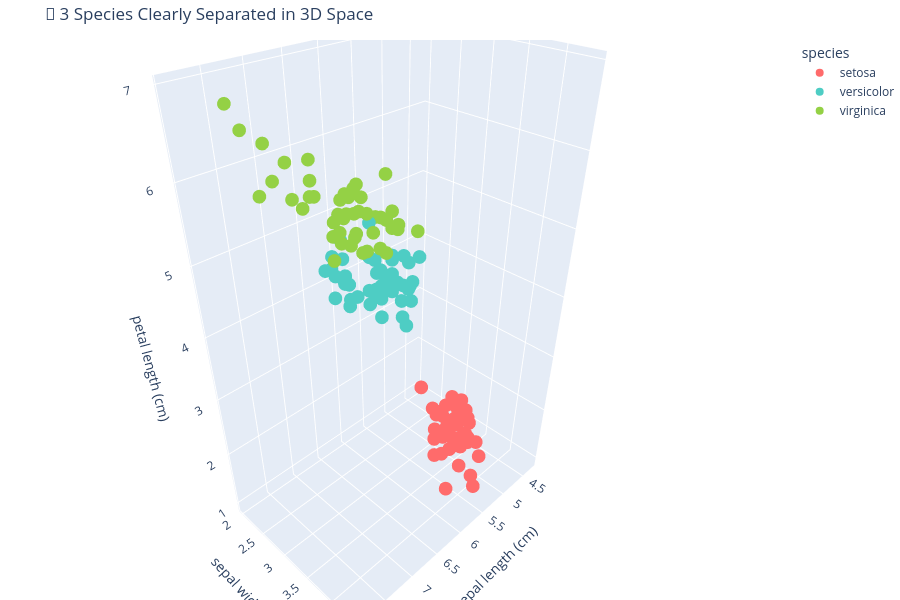

Notebook cell for this chart:
### Markdown cell above
### 1- 3D Scatter:

### Code cell
iris = load_iris()
df = pd.DataFrame(iris.data, columns=iris.feature_names)
df['species'] = [iris.target_names[i] for i in iris.target]

fig = px.scatter_3d(
    df, x='sepal length (cm)', y='sepal width (cm)', z='petal length (cm)',
    color='species', title='🌸 3 Species Clearly Separated in 3D Space',
    color_discrete_map={'setosa': '#FF6B6B', 'versicolor': '#4ECDC4', 'virginica': "#94D145"}
)
fig.update_layout(height=600, width=900, margin=dict(l=0, r=0, b=0, t=40))
fig.show()

### Figure 1 — Plotly figure (JSON) as saved in the notebook; plotly's stock layout.template omitted (floating-point values rounded to 4 significant figures)
{"data": [{"hovertemplate": "species=setosa<br>sepal length (cm)=%{x}<br>sepal width (cm)=%{y}<br>petal length (cm)=%{z}<extra></extra>", "legendgroup": "setosa", "marker": {"color": "#FF6B6B", "symbol": "circle"}, "mode": "markers", "name": "setosa", "scene": "scene", "showlegend": true, "type": "scatter3d", "x": [5.1, 4.9, 4.7, 4.6, 5.0, 5.4, 4.6, 5.0, 4.4, 4.9, 5.4, 4.8, 4.8, 4.3, 5.8, 5.7, 5.4, 5.1, 5.7, 5.1, 5.4, 5.1, 4.6, 5.1, 4.8, 5.0, 5.0, 5.2, 5.2, 4.7, 4.8, 5.4, 5.2, 5.5, 4.9, 5.0, 5.5, 4.9, 4.4, 5.1, 5.0, 4.5, 4.4, 5.0, 5.1, 4.8, 5.1, 4.6, 5.3, 5.0], "y": [3.5, 3.0, 3.2, 3.1, 3.6, 3.9, 3.4, 3.4, 2.9, 3.1, 3.7, 3.4, 3.0, 3.0, 4.0, 4.4, 3.9, 3.5, 3.8, 3.8, 3.4, 3.7, 3.6, 3.3, 3.4, 3.0, 3.4, 3.5, 3.4, 3.2, 3.1, 3.4, 4.1, 4.2, 3.1, 3.2, 3.5, 3.6, 3.0, 3.4, 3.5, 2.3, 3.2, 3.5, 3.8, 3.0, 3.8, 3.2, 3.7, 3.3], "z": [1.4, 1.4, 1.3, 1.5, 1.4, 1.7, 1.4, 1.5, 1.4, 1.5, 1.5, 1.6, 1.4, 1.1, 1.2, 1.5, 1.3, 1.4, 1.7, 1.5, 1.7, 1.5, 1.0, 1.7, 1.9, 1.6, 1.6, 1.5, 1.4, 1.6, 1.6, 1.5, 1.5, 1.4, 1.5, 1.2, 1.3, 1.4, 1.3, 1.5, 1.3, 1.3, 1.3, 1.6, 1.9, 1.4, 1.6, 1.4, 1.5, 1.4]}, {"hovertemplate": "species=versicolor<br>sepal length (cm)=%{x}<br>sepal width (cm)=%{y}<br>petal length (cm)=%{z}<extra></extra>", "legendgroup": "versicolor", "marker": {"color": "#4ECDC4", "symbol": "circle"}, "mode": "markers", "name": "versicolor", "scene": "scene", "showlegend": true, "type": "scatter3d", "x": [7.0, 6.4, 6.9, 5.5, 6.5, 5.7, 6.3, 4.9, 6.6, 5.2, 5.0, 5.9, 6.0, 6.1, 5.6, 6.7, 5.6, 5.8, 6.2, 5.6, 5.9, 6.1, 6.3, 6.1, 6.4, 6.6, 6.8, 6.7, 6.0, 5.7, 5.5, 5.5, 5.8, 6.0, 5.4, 6.0, 6.7, 6.3, 5.6, 5.5, 5.5, 6.1, 5.8, 5.0, 5.6, 5.7, 5.7, 6.2, 5.1, 5.7], "y": [3.2, 3.2, 3.1, 2.3, 2.8, 2.8, 3.3, 2.4, 2.9, 2.7, 2.0, 3.0, 2.2, 2.9, 2.9, 3.1, 3.0, 2.7, 2.2, 2.5, 3.2, 2.8, 2.5, 2.8, 2.9, 3.0, 2.8, 3.0, 2.9, 2.6, 2.4, 2.4, 2.7, 2.7, 3.0, 3.4, 3.1, 2.3, 3.0, 2.5, 2.6, 3.0, 2.6, 2.3, 2.7, 3.0, 2.9, 2.9, 2.5, 2.8], "z": [4.7, 4.5, 4.9, 4.0, 4.6, 4.5, 4.7, 3.3, 4.6, 3.9, 3.5, 4.2, 4.0, 4.7, 3.6, 4.4, 4.5, 4.1, 4.5, 3.9, 4.8, 4.0, 4.9, 4.7, 4.3, 4.4, 4.8, 5.0, 4.5, 3.5, 3.8, 3.7, 3.9, 5.1, 4.5, 4.5, 4.7, 4.4, 4.1, 4.0, 4.4, 4.6, 4.0, 3.3, 4.2, 4.2, 4.2, 4.3, 3.0, 4.1]}, {"hovertemplate": "species=virginica<br>sepal length (cm)=%{x}<br>sepal width (cm)=%{y}<br>petal length (cm)=%{z}<extra></extra>", "legendgroup": "virginica", "marker": {"color": "#94D145", "symbol": "circle"}, "mode": "markers", "name": "virginica", "scene": "scene", "showlegend": true, "type": "scatter3d", "x": [6.3, 5.8, 7.1, 6.3, 6.5, 7.6, 4.9, 7.3, 6.7, 7.2, 6.5, 6.4, 6.8, 5.7, 5.8, 6.4, 6.5, 7.7, 7.7, 6.0, 6.9, 5.6, 7.7, 6.3, 6.7, 7.2, 6.2, 6.1, 6.4, 7.2, 7.4, 7.9, 6.4, 6.3, 6.1, 7.7, 6.3, 6.4, 6.0, 6.9, 6.7, 6.9, 5.8, 6.8, 6.7, 6.7, 6.3, 6.5, 6.2, 5.9], "y": [3.3, 2.7, 3.0, 2.9, 3.0, 3.0, 2.5, 2.9, 2.5, 3.6, 3.2, 2.7, 3.0, 2.5, 2.8, 3.2, 3.0, 3.8, 2.6, 2.2, 3.2, 2.8, 2.8, 2.7, 3.3, 3.2, 2.8, 3.0, 2.8, 3.0, 2.8, 3.8, 2.8, 2.8, 2.6, 3.0, 3.4, 3.1, 3.0, 3.1, 3.1, 3.1, 2.7, 3.2, 3.3, 3.0, 2.5, 3.0, 3.4, 3.0], "z": [6.0, 5.1, 5.9, 5.6, 5.8, 6.6, 4.5, 6.3, 5.8, 6.1, 5.1, 5.3, 5.5, 5.0, 5.1, 5.3, 5.5, 6.7, 6.9, 5.0, 5.7, 4.9, 6.7, 4.9, 5.7, 6.0, 4.8, 4.9, 5.6, 5.8, 6.1, 6.4, 5.6, 5.1, 5.6, 6.1, 5.6, 5.5, 4.8, 5.4, 5.6, 5.1, 5.1, 5.9, 5.7, 5.2, 5.0, 5.2, 5.4, 5.1]}], "layout": {"height": 600, "legend": {"title": {"text": "species"}, "tracegroupgap": 0}, "margin": {"b": 0, "l": 0, "r": 0, "t": 40}, "scene": {"domain": {"x": [0, 1], "y": [0, 1]}, "xaxis": {"title": {"text": "sepal length (cm)"}}, "yaxis": {"title": {"text": "sepal width (cm)"}}, "zaxis": {"title": {"text": "petal length (cm)"}}}, "title": {"text": "🌸 3 Species Clearly Separated in 3D Space"}, "width": 900}}
